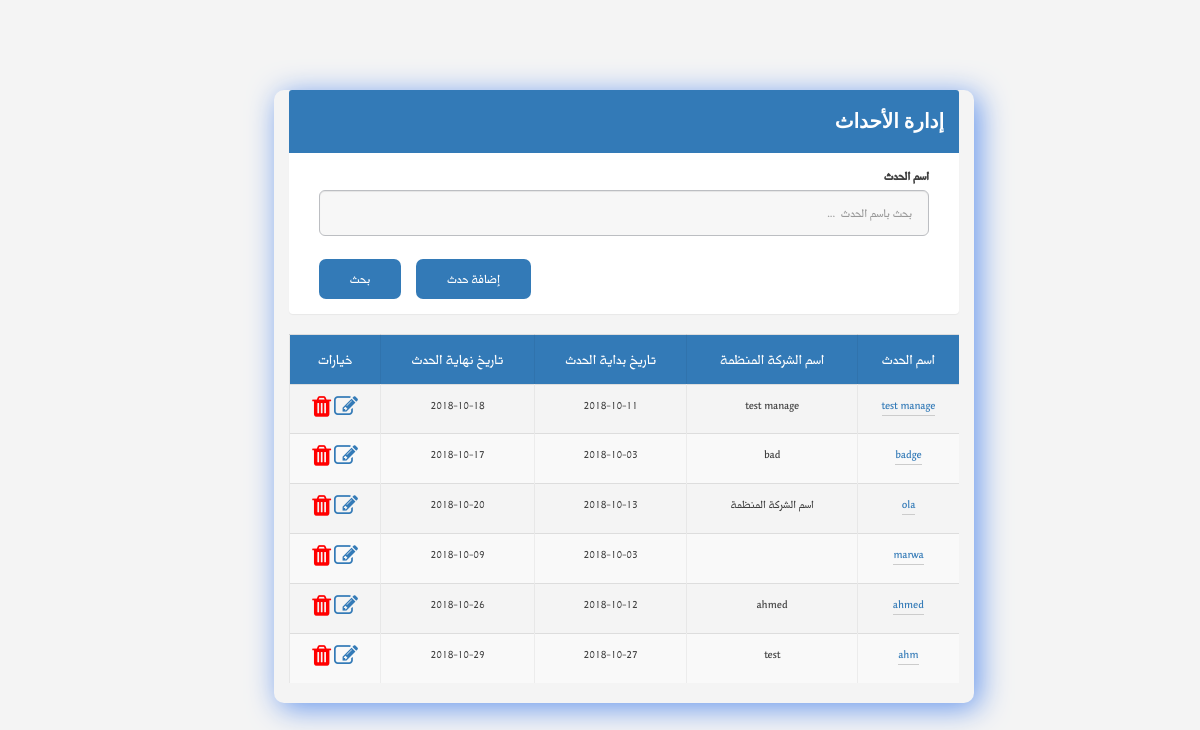
Page /manageEvent.php (signed in) on the committed database.
### tables this page shows
CREATE TABLE `event` (
  `event_ID` int(5) NOT NULL,
  `name_Event` varchar(30) NOT NULL,
  `descrption_Event` varchar(200) NOT NULL,
  `sartDate_Event` date NOT NULL,
  `endDate_Event` date NOT NULL,
  `location_Event` varchar(30) NOT NULL,
  `organization_name_Event` varchar(30) NOT NULL,
  `eventLink` varchar(140) NOT NULL,
  `maxNumOfAttendee` int(11) NOT NULL,
  `organizer_ID` int(11) NOT NULL,
  `VIPCode` int(5) NOT NULL
);

### manageEvent.php (the view, shortened to what this page needs)
<?php
require_once 'php/connectTosql.php';
$organizerID  = $_SESSION['organizerID'];
if (isset($_GET['eventName']) && $_GET['eventName'] != '') {
 $eventName = $_GET['eventName'];
 $mainQuery = mysqli_query($con, "SELECT * FROM event WHERE organizer_ID = '$organizerID ' AND  name_Event like '%$eventName%' ") or die(mysqli_error($con));
} else {
 $mainQuery = mysqli_query($con, "SELECT * FROM event WHERE organizer_ID = '$organizerID '") or die(mysqli_error($con));
}
?>
<!DOCTYPE html>
<html>
<head>
<link rel="stylesheet" href="https://unpkg.com/purecss@1.0.0/build/pure-min.css">
<link rel="stylesheet" href="css/layouts/custom.css">
<link rel="stylesheet" href="css/font-awesome.min.css">
<link rel="stylesheet" href="css/icon.css">
<link rel="stylesheet" href="css/bootstrap.min.css">
<link rel="stylesheet" href="css/main-rtl.css">
</head>
<body>
  <div class="mainContent">
    <div class="container">
      <div class="panel panel-primary">
        <div class="panel-heading">
          <h4 class="panelTitle">إدارة الأحداث</h4>
        </div>
        <div class="panel-body">
          <form action="manageEvent.php" class="manageEventFrm" method="Get">
            <div class="col-md-12">
              <div class="form-group form-group-lg">
                <label for="eventName" class="control-label"> اسم الحدث</label>
                <input type="text" class="form-control" id="txtEventName" name="eventName" placeholder="بحث باسم الحدث  ..." >
              </div>
            </div>
            <div class="col-md-12">
              <div class="form-group form-group-lg">
                 <input type="submit" value="بحث" name="update" class="btn btn-nor-primary btn-sm">
                 <a class="btn btn-nor-primary btn-sm" href="addEvent.php"> إضافة حدث</a>
              </div>
            </div>
          </form>
        </div>
      </div>
    <table class="table table-striped">
      <tr>
        <th>اسم الحدث</th>
        <th> اسم الشركة المنظمة </th>
        <th> تاريخ بداية الحدث </th>
        <th> تاريخ نهاية الحدث </th>
        <th> خيارات </th>
      </tr>
      <?php
while ($row = mysqli_fetch_array($mainQuery)):
 echo "<tr>";
 echo "<td><a  href='eventDetails.php?eventid=" . $row['event_ID'] . "'>" . $row['name_Event'] . "</a></td>";
 echo "<td>" . $row['organization_name_Event'] . "</td>";
 echo "<td>" . $row['sartDate_Event'] . "</td>";
 echo "<td>" . $row['endDate_Event'] . "</td>";
 echo "<td> <a id='aEditEvent' href='editEvent.php?eventid=" . $row['event_ID'] . "'><span class='fa fa-edit' style='font-size:24px;'></span></a>
				        <a href='#' id='aDeletEvent' class='adelete' data-id=" . $row['event_ID'] . "><span  class=' fa fa-trash' style='font-size:24px;color:red;  '></span> </a></td>
				      </tr>";
 ?>
			      <?php endwhile;?>
    </table>
 </div>
</body>
</html>

### css/layouts/custom.css (style rules this page uses)
* { box-sizing: border-box; }
.mainContent { margin: 0; margin-right: 20%; width: 80%; height: 900px; }
.panel-primary { border-color: #337ab7; border: 0px !important; }
.form-group-lg .form-control { height: 46px; padding: 10px 16px; font-size: 17px !important; line-height: 1.3333333; border-radius: 6px; }
.panelTitle { font-weight: bold; font-size: 20px; font-family: 'Noto Nastaliq Urdu Draft', serif; text-decoration: none; }
.container { position: relative; left: 15%; top: 10%; z-index: 0; border-radius: 10px; box-shadow: 5px 5px 30px cornflowerblue; max-width: 700px; text-align: right; }
::placeholder { text-align: right; }
form .btn { float: left; }
body { margin: 0; }

### css/main-rtl.css (style rules this page uses)
body { background: #f4f4f4 url(../images/bg.jpg) center top no-repeat; background-size: 100% }
html, body { margin: 0; padding: 0 }
body { line-height: 1 }
table { border-collapse: collapse; border-spacing: 0 }
body { font-size: 14px; color: #404040; overflow: auto; margin: 0 auto; padding: 0; font-family: "Midan W20"; direction: rtl; min-width: 320px; max-width: 2200px }
a { text-decoration: none !important }
.form-control { background: #f7f7f7; border: 1px solid #bcbec2; }
.form-group label { font-size: 17px; position: relative; }
.btn, a { transition: all .3s ease; -webkit-transition: all .3s ease; -moz-transition: all .3s ease; -ms-transition: all .3s ease }
.btn-nor-primary, .btn-nor-primary:link, .btn-nor-primary:visited, .btn-nor-primary:focus { background: #337AB7 !important; border: 1px solid transparent; color: #fff !important; border-radius: 7px; margin-right: 15px; font-size: 18px; padding: 0 30px; height: 40px; line-height: 38px; }
.table th, .table td { text-align: right; vertical-align: middle }
.table th { background: #337AB7; color: #FFFFFF; font-weight: 400; font-size: 20px; }
.table th, .table td { padding: 10px !important }
.table td { font-size: 16px; }
.table tr th, .table tr td { border-left: 1px solid rgba(0, 0, 0, .05); text-align: center !important }
.form-group { position: relative; padding-bottom: 8px; }
.table tr td:first-child a, .table tr td:first-child a:visited { color: #337AB7; border-bottom: 1px solid #ccc }
@media (min-width: 992px) { .col-md-1, .col-md-10, .col-md-11, .col-md-12, .col-md-2, .col-md-3, .col-md-4, .col-md-5, .col-md-6, .col-md-7, .col-md-8, .col-md-9 { float: right !important } }

### rows in the picture
event: name_Event "test manage", organization_name_Event "test manage", sartDate_Event "2018-10-11", endDate_Event "2018-10-18"
event: name_Event "badge", organization_name_Event "bad", sartDate_Event "2018-10-03", endDate_Event "2018-10-17"
event: name_Event "ola", organization_name_Event "اسم الشركة المنظمة", sartDate_Event "2018-10-13", endDate_Event "2018-10-20"
event: name_Event "marwa", sartDate_Event "2018-10-03", endDate_Event "2018-10-09"
event: name_Event "ahmed", organization_name_Event "ahmed", sartDate_Event "2018-10-12", endDate_Event "2018-10-26"
event: name_Event "ahm", organization_name_Event "test", sartDate_Event "2018-10-27", endDate_Event "2018-10-29"
